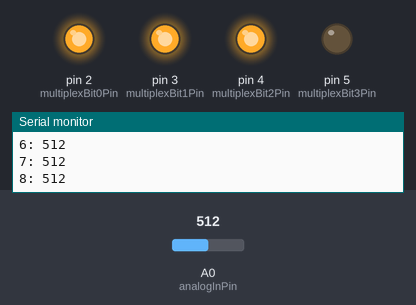
Bench run of a sketch on a simulated Arduino Uno, built with avr-gcc and run on an emulated ATmega328P. Parts: output pins drawn as LEDs (lit = HIGH), the last lines printed to the serial monitor. Dashed ring = blinking. Inputs (shaded band) come from the test bench; at power-on: A0 (analogInPin) = 512.

Above: at 1.2 s.
1.3 s: A0 (analogInPin) set to 1023
At 4.2 s:
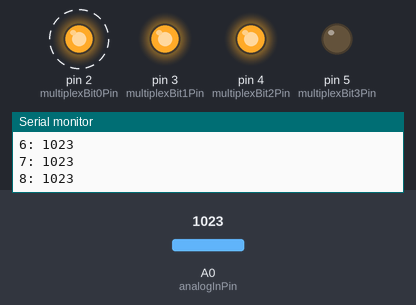
4.3 s: A0 (analogInPin) set to 900
At 5.4 s:
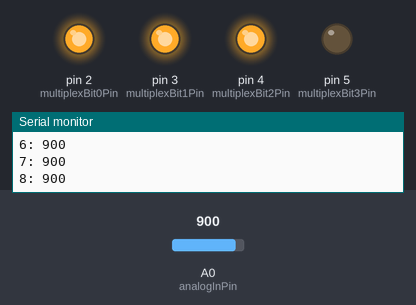
Timing chart, 0 to 7.3 s (numbered marks = the images above; inputs shaded):
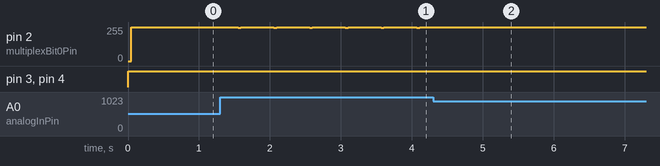

Measured:
- after the input at 1.3 s, pin 2 (multiplexBit0Pin): alternates 255/255 for 0.46 s and 249/255 for 0.04 s, starting after 0.25 s
- after the input at 4.3 s, pin 2 (multiplexBit0Pin): stops changing and stays 255/255

The sketch:

RawInput.ino
```cpp
/*
  Analog input, serial output
 */

// These constants won't change.  They're used to give names
// to the pins used:
const int analogInPin = A0;  // Analog input pin that the potentiometer is attached to

const int multiplexBit0Pin = 2;  // Pin that controls bit 0 of the multiplexer
const int multiplexBit1Pin = 3;  // Pin that controls bit 0 of the multiplexer
const int multiplexBit2Pin = 4;  // Pin that controls bit 0 of the multiplexer
const int multiplexBit3Pin = 5;  // Pin that controls bit 0 of the multiplexer

const int inputCount = 8;  // Number of inputs we are reading

// Read an analog value from a multiplexed input on a
// 74HC5067 multiplexer IC.
int multiplexedAnalogRead(int multiplexedInput)
{
    digitalWrite(multiplexBit0Pin, ((multiplexedInput & 0x1) != 0) ? HIGH : LOW);
    digitalWrite(multiplexBit1Pin, ((multiplexedInput & 0x2) != 0) ? HIGH : LOW);
    digitalWrite(multiplexBit2Pin, ((multiplexedInput & 0x4) != 0) ? HIGH : LOW);
    digitalWrite(multiplexBit3Pin, ((multiplexedInput & 0x8) != 0) ? HIGH : LOW);
    delayMicroseconds(10);  // delay 10 microseconds to allow multiplexer to stabilize.
    return analogRead(analogInPin);
}

void setup() {
  // initialize serial communications at 57600 bps:
  Serial.begin(57600);

  // initialize pins.
  pinMode(multiplexBit0Pin, OUTPUT);
  pinMode(multiplexBit1Pin, OUTPUT);
  pinMode(multiplexBit2Pin, OUTPUT);
  pinMode(multiplexBit3Pin, OUTPUT);
}

void loop() {
    for (int i = 0; i < inputCount; ++i) {
        // Read analog input value.
        int value = multiplexedAnalogRead(i);


        Serial.print(i+1);
        Serial.print(": ");
        Serial.println(value);
    }
    Serial.println();

    // wait 3 seconds before the next loop
    delay(500);
}
```
